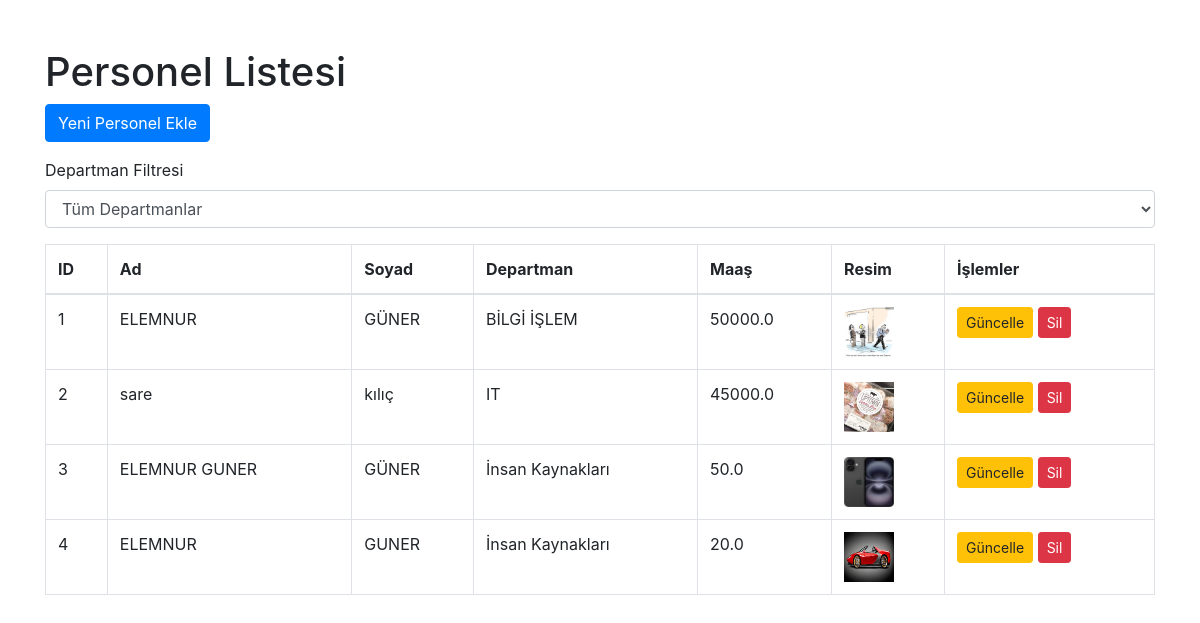
The page / on the database its author committed.
### tables this page shows
CREATE TABLE personel (
                id INTEGER PRIMARY KEY AUTOINCREMENT,
                ad TEXT NOT NULL,
                soyad TEXT NOT NULL,
                departman TEXT NOT NULL,
                maas REAL NOT NULL
            , resim TEXT);

### app.py (the view)
@app.route('/')
def index():
    departman = request.args.get('departman')  # Departman filtresi
    db = get_db()
    cursor = db.cursor()#cursor benim sorgu yapmama işe yarıyor du
    if departman and departman != "Tüm Departmanlar":  # Filtre uygula
        cursor.execute('SELECT * FROM personel WHERE departman = ?', (departman,))#neden virül koydun sonrasına  ???
    else:  # Tüm personelleri getir
        cursor.execute('SELECT * FROM personel')
    personeller = cursor.fetchall()
    return render_template('index.html', personeller=personeller, departmanlar=DEPARTMANLAR)#seçiliyse işlem yapar değilde direkt getirir zaten

### app.py (called while the page is built)
def get_db():
    db = getattr(g, '_database', None)
    if db is None:
        db = g._database = sqlite3.connect(DATABASE)
        db.row_factory = sqlite3.Row  # Sütun isimleriyle erişim sağlar
    return db

@app.teardown_appcontext
def close_connection(exception):
    db = getattr(g, '_database', None)
    if db is not None:
        db.close()

### templates/index.html (shortened to what this page needs)
<!DOCTYPE html>
<html lang="tr">
<head>
    <link href="https://stackpath.bootstrapcdn.com/bootstrap/4.5.2/css/bootstrap.min.css" rel="stylesheet">
</head>
<body>
    <div class="container">
        <h1 class="mt-5">Personel Listesi</h1>
        <a href="{{ url_for('ekle') }}" class="btn btn-primary mb-3">Yeni Personel Ekle</a>
        <form method="GET" class="mb-3">
            <div class="form-group">
                        <label for="departman">Departman Filtresi</label>
        <select class="form-control" id="departman" name="departman" onchange="this.form.submit()">
            <option value="Tüm Departmanlar">Tüm Departmanlar</option>
        </select>
            </div>
        </form>
        <table class="table table-bordered">
            <thead>
                <tr>
                    <th>ID</th>
                    <th>Ad</th>
                    <th>Soyad</th>
                    <th>Departman</th>
                    <th>Maaş</th>
                    <th>Resim</th>
                    <th>İşlemler</th>
                </tr>
            </thead>
            <tbody>
                {% for personel in personeller %}
                <tr>
                    <td>{{ personel.id }}</td>
                    <td>{{ personel.ad }}</td>
                    <td>{{ personel.soyad }}</td>
                    <td>{{ personel.departman }}</td>
                    <td>{{ personel.maas }}</td>
                    <td>
                        {% if personel.resim %}
                        <img src="{{ url_for('uploaded_file', filename=personel.resim) }}" width="50" height="50">
                        {% else %}
                        Resim Yok
                        {% endif %}
                    </td>
                    <td>
                        <a href="{{ url_for('guncelle', id=personel.id) }}" class="btn btn-warning btn-sm">Güncelle</a>
                        <a href="{{ url_for('sil', id=personel.id) }}" class="btn btn-danger btn-sm">Sil</a>
                    </td>
                </tr>
                {% endfor %}
            </tbody>
        </table>
    </div>
</body>
</html>

### rows shown on the page
personel: id "1", ad "ELEMNUR", soyad "GÜNER", departman "BİLGİ İŞLEM", maas "50000.0", resim (picture)
personel: id "2", ad "sare", soyad "kılıç", departman "IT", maas "45000.0", resim (picture)
personel: id "3", ad "ELEMNUR GUNER", soyad "GÜNER", departman "İnsan Kaynakları", maas "50.0", resim (picture)
personel: id "4", ad "ELEMNUR", soyad "GUNER", departman "İnsan Kaynakları", maas "20.0", resim (picture)
